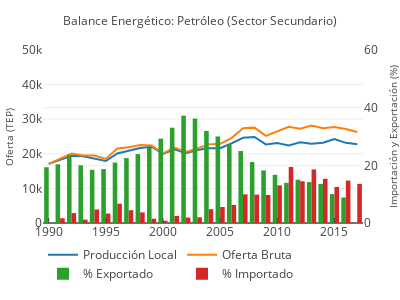

The notebook cell this image was saved under:
### Markdown cell above
## Producción Secundaria

### Code cell
produccion_local_pet = go.Scatter(
    x=df_sec.query('categoria_derivados == "petroleo"').anio,
    y=df_sec.query('categoria_derivados == "petroleo"').produccion_local,
    name='Producción Local'
)

oferta_bruta_pet = go.Scatter(
    x=df_sec.query('categoria_derivados == "petroleo"').anio,
    y=df_sec.query('categoria_derivados == "petroleo"').oferta_bruta,
    name='Oferta Bruta'
)

importado_pet = go.Bar(
    x=df_sec.query('categoria_derivados == "petroleo"').anio,
    y=df_sec.query('categoria_derivados == "petroleo"').importado_pcnt,
    yaxis='y2',
    name='% Importado'
)

exportado_pet = go.Bar(
    x=df_sec.query('categoria_derivados == "petroleo"').anio,
    y=df_sec.query('categoria_derivados == "petroleo"').exportado_pcnt,
    yaxis='y2',
    name='% Exportado'
)

data = [produccion_local_pet,oferta_bruta_pet, exportado_pet,importado_pet]

layout = go.Layout(
    title='Balance Energético: Petróleo (Sector Secundario)',
    yaxis=dict(
        title='Oferta (TEP)',
        range=[0, 45000],
    ),
    yaxis2=dict(
        title='Importación y Exportación (%)',
        overlaying='y',
        side='right',
        range=[0, 60]
    ),
    xaxis=dict(
        tickmode='linear',
        ticks='inside',
        tick0=1990,
        dtick=5
    ),
    legend=dict(orientation="h")
)
fig = go.Figure(data=data, layout=layout)

# configurar para que se vea bien en celulares
fig['layout'].update(height=300, width=400)
fig['layout']['margin'].update(l=25, r=25, b=50, t=50, pad=0)
fig['layout']['yaxis'].update(automargin=True, titlefont=dict(size=10))
fig['layout']['yaxis2'].update(automargin=True, titlefont=dict(size=10))
fig['layout']['yaxis'].update(range=[0,50000])
fig['layout']['title'].update(font=dict(size=12))

# visualizar localmente
iplot(fig, filename='balance-energetico-petroleo-secundario')

# publicar
#py.iplot(fig, filename='balance-energetico-petroleo-secundario', sharing='public')

### Figure 1 — Plotly figure (JSON) as saved in the notebook; plotly's stock layout.template omitted (floating-point values rounded to 4 significant figures)
{"data": [{"name": "Producción Local", "type": "scatter", "uid": "10ed7379-57e0-4692-924e-0c871e64ada8", "x": [1990, 1991, 1992, 1993, 1994, 1995, 1996, 1997, 1998, 1999, 2000, 2001, 2002, 2003, 2004, 2005, 2006, 2007, 2008, 2009, 2010, 2011, 2012, 2013, 2014, 2015, 2016, 2017], "y": [17100.0, 18350.0, 19400.0, 19320.0, 18570.0, 17910.0, 20110.0, 20920.0, 21680.0, 22040.0, 19960.0, 21290.0, 20170.0, 21120.0, 21630.0, 21610.0, 23000.0, 24640.0, 24850.0, 22720.0, 23120.0, 22380.0, 23300.0, 22920.0, 23180.0, 24280.0, 23160.0, 22750.0]}, {"name": "Oferta Bruta", "type": "scatter", "uid": "c9a34123-04aa-49e5-995f-cff3b006c9ce", "x": [1990, 1991, 1992, 1993, 1994, 1995, 1996, 1997, 1998, 1999, 2000, 2001, 2002, 2003, 2004, 2005, 2006, 2007, 2008, 2009, 2010, 2011, 2012, 2013, 2014, 2015, 2016, 2017], "y": [17100.0, 18660.0, 20100.0, 19540.0, 19480.0, 18520.0, 21550.0, 21890.0, 22510.0, 22370.0, 20120.0, 21820.0, 20560.0, 21540.0, 22730.0, 22880.0, 24530.0, 27360.0, 27560.0, 25170.0, 26590.0, 27790.0, 27240.0, 28150.0, 27370.0, 27750.0, 27150.0, 26320.0]}, {"name": "% Exportado", "type": "bar", "uid": "9f43f5a9-f7b5-4de4-a4d3-ffe1c8b01135", "x": [1990, 1991, 1992, 1993, 1994, 1995, 1996, 1997, 1998, 1999, 2000, 2001, 2002, 2003, 2004, 2005, 2006, 2007, 2008, 2009, 2010, 2011, 2012, 2013, 2014, 2015, 2016, 2017], "y": [19.34, 20.34, 23.65, 20.01, 18.43, 18.7, 20.95, 22.51, 23.88, 26.05, 29.24, 33.05, 37.23, 36.22, 31.94, 30.02, 27.3, 24.96, 21.14, 18.24, 16.72, 13.93, 15.03, 14.19, 13.56, 10.04, 8.854, 0], "yaxis": "y2"}, {"name": "% Importado", "type": "bar", "uid": "7df2284a-b5f1-4df2-b2fb-2cca4d03702b", "x": [1990, 1991, 1992, 1993, 1994, 1995, 1996, 1997, 1998, 1999, 2000, 2001, 2002, 2003, 2004, 2005, 2006, 2007, 2008, 2009, 2010, 2011, 2012, 2013, 2014, 2015, 2016, 2017], "y": [0.000152, 1.646, 3.437, 1.162, 4.685, 3.289, 6.694, 4.435, 3.683, 1.476, 0.7762, 2.451, 1.892, 1.987, 4.805, 5.555, 6.244, 9.936, 9.849, 9.722, 13.05, 19.44, 14.46, 18.58, 15.33, 12.5, 14.7, 13.58], "yaxis": "y2"}], "layout": {"height": 300, "legend": {"orientation": "h"}, "margin": {"b": 50, "l": 25, "pad": 0, "r": 25, "t": 50}, "title": {"font": {"size": 12}, "text": "Balance Energético: Petróleo (Sector Secundario)"}, "width": 400, "xaxis": {"dtick": 5, "tick0": 1990, "tickmode": "linear", "ticks": "inside"}, "yaxis": {"automargin": true, "range": [0, 50000], "title": {"font": {"size": 10}, "text": "Oferta (TEP)"}}, "yaxis2": {"automargin": true, "overlaying": "y", "range": [0, 60], "side": "right", "title": {"font": {"size": 10}, "text": "Importación y Exportación (%)"}}}}
